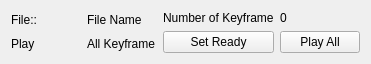
  <widget class="QWidget" name="layoutWidget">
   <property name="geometry">
    <rect>
     <x>10</x>
     <y>60</y>
     <width>371</width>
     <height>52</height>
    </rect>
   </property>
   <layout class="QHBoxLayout" name="horizontalLayout">
    <item>
     <layout class="QVBoxLayout" name="verticalLayout">
      <item>
       <widget class="QLabel" name="file_label">
        <property name="text">
         <string>File::</string>
        </property>
       </widget>
      </item>
      <item>
       <widget class="QLabel" name="play_label">
        <property name="text">
         <string>Play</string>
        </property>
       </widget>
      </item>
     </layout>
    </item>
    <item>
     <layout class="QVBoxLayout" name="verticalLayout_2">
      <item>
       <widget class="QLabel" name="fileName_label">
        <property name="text">
         <string>File Name</string>
        </property>
       </widget>
      </item>
      <item>
       <widget class="QLabel" name="allKeyframe_label">
        <property name="text">
         <string>All Keyframe</string>
        </property>
       </widget>
      </item>
     </layout>
    </item>
    <item>
     <layout class="QVBoxLayout" name="verticalLayout_3">
      <item>
       <widget class="QLabel" name="numOfKeyframe_label">
        <property name="text">
         <string>Number of Keyframe</string>
        </property>
       </widget>
      </item>
      <item>
       <widget class="QPushButton" name="setReady_Button">
        <property name="text">
         <string>Set Ready</string>
        </property>
       </widget>
      </item>
     </layout>
    </item>
    <item>
     <layout class="QVBoxLayout" name="verticalLayout_4">
      <item>
       <widget class="QLabel" name="numOfKeyframeStatus_label">
        <property name="text">
         <string>0</string>
        </property>
       </widget>
      </item>
      <item>
       <widget class="QPushButton" name="playAll_Button">
        <property name="text">
         <string>Play All</string>
        </property>
       </widget>
      </item>
     </layout>
    </item>
   </layout>
  </widget>
